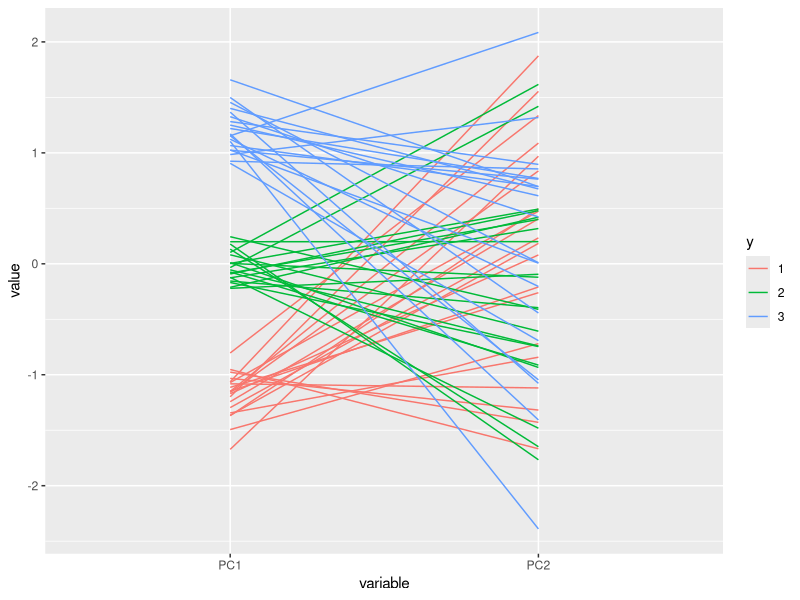
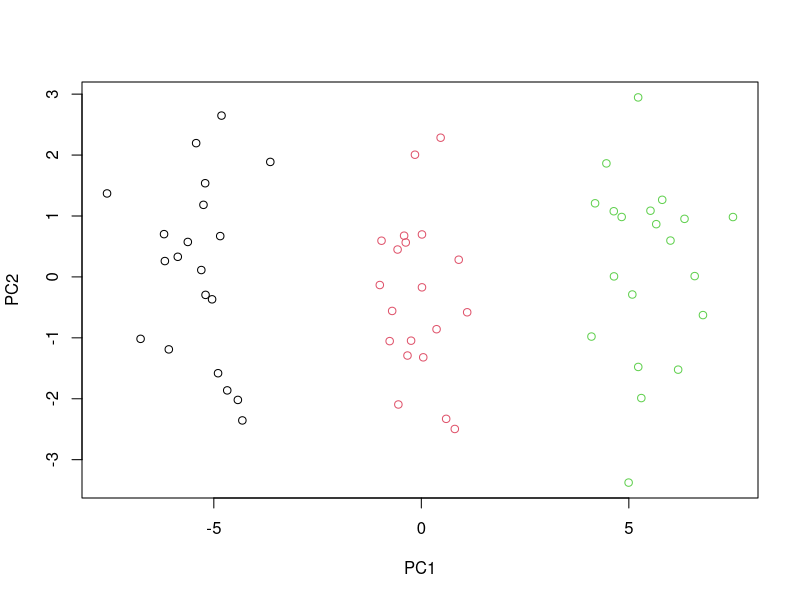

Reproduce these figures in R, in order.
## ---- chunk 1
y <- c(rep(1, 20),rep(2, 20),rep(3, 20))
set.seed(1)
x <- rbind(matrix(rnorm(20*50, mean = 0), nrow = 20),
           matrix(rnorm(20*50, mean=1), nrow = 20),
           matrix(rnorm(20*50, mean=2), nrow = 20))
all <- cbind(y,x)
## ---- chunk 2
library(GGally)
pca <- prcomp(x, scale=TRUE)
pc_label <- data.frame(pca$x, y=as.factor(y))
ggparcoord(data=pc_label, columns=1:2, groupColumn=ncol(pc_label))
plot(pc_label[1:2],col=y)
## ---- chunk 3
res = kmeans(x, centers = 3)
table (res$cluster,y)
## ---- chunk 4
res2 = kmeans(x, centers = 2)
table (res2$cluster,y)
## ---- chunk 5
res3 = kmeans(x, centers = 4)
table (res3$cluster,y)
## ---- chunk 6
res4 = kmeans(pc_label[1:2], centers = 3)
table (res4$cluster,y)
## ---- chunk 7
res5 = kmeans(scale(x), centers = 3)
table (res5$cluster,y)
